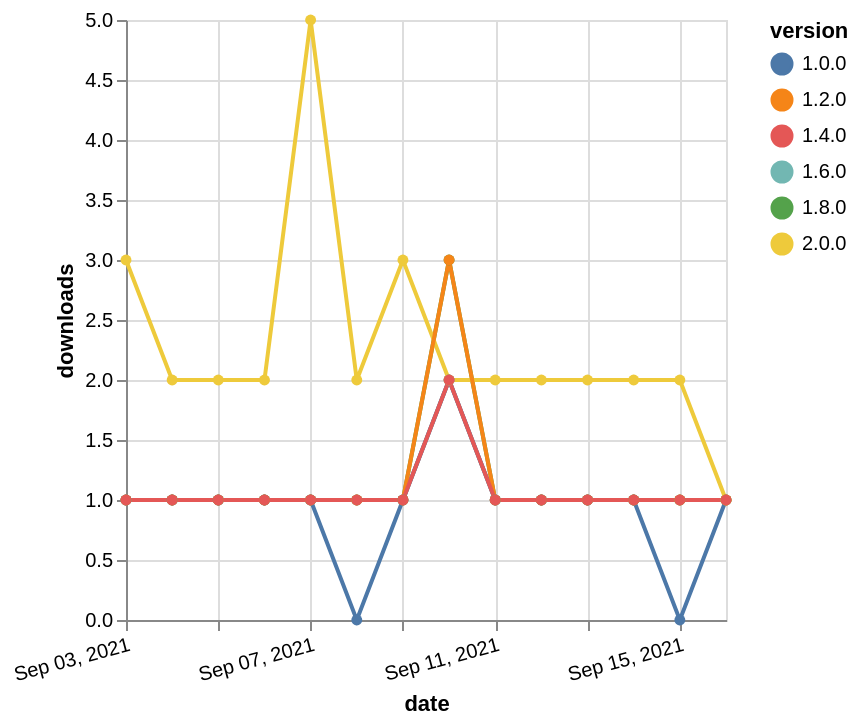

Source (Vega-Lite JSON):
### Vega-Lite specification from a JSON file in a GitHub repository (floating-point values rounded to 4 significant figures)
{"$schema": "https://vega.github.io/schema/vega-lite/v5.json", "description": "A simple bar chart with embedded data.", "data": {"values": [{"date": "2021-09-03", "total": 152, "delta": 1, "version": "1.6.0"}, {"date": "2021-09-04", "total": 153, "delta": 1, "version": "1.6.0"}, {"date": "2021-09-05", "total": 154, "delta": 1, "version": "1.6.0"}, {"date": "2021-09-06", "total": 155, "delta": 1, "version": "1.6.0"}, {"date": "2021-09-07", "total": 156, "delta": 1, "version": "1.6.0"}, {"date": "2021-09-08", "total": 157, "delta": 1, "version": "1.6.0"}, {"date": "2021-09-09", "total": 158, "delta": 1, "version": "1.6.0"}, {"date": "2021-09-10", "total": 160, "delta": 2, "version": "1.6.0"}, {"date": "2021-09-11", "total": 161, "delta": 1, "version": "1.6.0"}, {"date": "2021-09-12", "total": 162, "delta": 1, "version": "1.6.0"}, {"date": "2021-09-13", "total": 163, "delta": 1, "version": "1.6.0"}, {"date": "2021-09-14", "total": 164, "delta": 1, "version": "1.6.0"}, {"date": "2021-09-15", "total": 165, "delta": 1, "version": "1.6.0"}, {"date": "2021-09-16", "total": 166, "delta": 1, "version": "1.6.0"}, {"date": "2021-09-03", "total": 175, "delta": 1, "version": "1.8.0"}, {"date": "2021-09-04", "total": 176, "delta": 1, "version": "1.8.0"}, {"date": "2021-09-05", "total": 177, "delta": 1, "version": "1.8.0"}, {"date": "2021-09-06", "total": 178, "delta": 1, "version": "1.8.0"}, {"date": "2021-09-07", "total": 179, "delta": 1, "version": "1.8.0"}, {"date": "2021-09-08", "total": 180, "delta": 1, "version": "1.8.0"}, {"date": "2021-09-09", "total": 181, "delta": 1, "version": "1.8.0"}, {"date": "2021-09-10", "total": 184, "delta": 3, "version": "1.8.0"}, {"date": "2021-09-11", "total": 185, "delta": 1, "version": "1.8.0"}, {"date": "2021-09-12", "total": 186, "delta": 1, "version": "1.8.0"}, {"date": "2021-09-13", "total": 187, "delta": 1, "version": "1.8.0"}, {"date": "2021-09-14", "total": 188, "delta": 1, "version": "1.8.0"}, {"date": "2021-09-15", "total": 189, "delta": 1, "version": "1.8.0"}, {"date": "2021-09-16", "total": 190, "delta": 1, "version": "1.8.0"}, {"date": "2021-09-03", "total": 229, "delta": 1, "version": "1.0.0"}, {"date": "2021-09-04", "total": 230, "delta": 1, "version": "1.0.0"}, {"date": "2021-09-05", "total": 231, "delta": 1, "version": "1.0.0"}, {"date": "2021-09-06", "total": 232, "delta": 1, "version": "1.0.0"}, {"date": "2021-09-07", "total": 233, "delta": 1, "version": "1.0.0"}, {"date": "2021-09-08", "total": 233, "delta": 0, "version": "1.0.0"}, {"date": "2021-09-09", "total": 234, "delta": 1, "version": "1.0.0"}, {"date": "2021-09-10", "total": 236, "delta": 2, "version": "1.0.0"}, {"date": "2021-09-11", "total": 237, "delta": 1, "version": "1.0.0"}, {"date": "2021-09-12", "total": 238, "delta": 1, "version": "1.0.0"}, {"date": "2021-09-13", "total": 239, "delta": 1, "version": "1.0.0"}, {"date": "2021-09-14", "total": 240, "delta": 1, "version": "1.0.0"}, {"date": "2021-09-15", "total": 240, "delta": 0, "version": "1.0.0"}, {"date": "2021-09-16", "total": 241, "delta": 1, "version": "1.0.0"}, {"date": "2021-09-03", "total": 228, "delta": 3, "version": "2.0.0"}, {"date": "2021-09-04", "total": 230, "delta": 2, "version": "2.0.0"}, {"date": "2021-09-05", "total": 232, "delta": 2, "version": "2.0.0"}, {"date": "2021-09-06", "total": 234, "delta": 2, "version": "2.0.0"}, {"date": "2021-09-07", "total": 239, "delta": 5, "version": "2.0.0"}, {"date": "2021-09-08", "total": 241, "delta": 2, "version": "2.0.0"}, {"date": "2021-09-09", "total": 244, "delta": 3, "version": "2.0.0"}, {"date": "2021-09-10", "total": 246, "delta": 2, "version": "2.0.0"}, {"date": "2021-09-11", "total": 248, "delta": 2, "version": "2.0.0"}, {"date": "2021-09-12", "total": 250, "delta": 2, "version": "2.0.0"}, {"date": "2021-09-13", "total": 252, "delta": 2, "version": "2.0.0"}, {"date": "2021-09-14", "total": 254, "delta": 2, "version": "2.0.0"}, {"date": "2021-09-15", "total": 256, "delta": 2, "version": "2.0.0"}, {"date": "2021-09-16", "total": 257, "delta": 1, "version": "2.0.0"}, {"date": "2021-09-03", "total": 312, "delta": 1, "version": "1.2.0"}, {"date": "2021-09-04", "total": 313, "delta": 1, "version": "1.2.0"}, {"date": "2021-09-05", "total": 314, "delta": 1, "version": "1.2.0"}, {"date": "2021-09-06", "total": 315, "delta": 1, "version": "1.2.0"}, {"date": "2021-09-07", "total": 316, "delta": 1, "version": "1.2.0"}, {"date": "2021-09-08", "total": 317, "delta": 1, "version": "1.2.0"}, {"date": "2021-09-09", "total": 318, "delta": 1, "version": "1.2.0"}, {"date": "2021-09-10", "total": 321, "delta": 3, "version": "1.2.0"}, {"date": "2021-09-11", "total": 322, "delta": 1, "version": "1.2.0"}, {"date": "2021-09-12", "total": 323, "delta": 1, "version": "1.2.0"}, {"date": "2021-09-13", "total": 324, "delta": 1, "version": "1.2.0"}, {"date": "2021-09-14", "total": 325, "delta": 1, "version": "1.2.0"}, {"date": "2021-09-15", "total": 326, "delta": 1, "version": "1.2.0"}, {"date": "2021-09-16", "total": 327, "delta": 1, "version": "1.2.0"}, {"date": "2021-09-03", "total": 172, "delta": 1, "version": "1.4.0"}, {"date": "2021-09-04", "total": 173, "delta": 1, "version": "1.4.0"}, {"date": "2021-09-05", "total": 174, "delta": 1, "version": "1.4.0"}, {"date": "2021-09-06", "total": 175, "delta": 1, "version": "1.4.0"}, {"date": "2021-09-07", "total": 176, "delta": 1, "version": "1.4.0"}, {"date": "2021-09-08", "total": 177, "delta": 1, "version": "1.4.0"}, {"date": "2021-09-09", "total": 178, "delta": 1, "version": "1.4.0"}, {"date": "2021-09-10", "total": 180, "delta": 2, "version": "1.4.0"}, {"date": "2021-09-11", "total": 181, "delta": 1, "version": "1.4.0"}, {"date": "2021-09-12", "total": 182, "delta": 1, "version": "1.4.0"}, {"date": "2021-09-13", "total": 183, "delta": 1, "version": "1.4.0"}, {"date": "2021-09-14", "total": 184, "delta": 1, "version": "1.4.0"}, {"date": "2021-09-15", "total": 185, "delta": 1, "version": "1.4.0"}, {"date": "2021-09-16", "total": 186, "delta": 1, "version": "1.4.0"}]}, "width": "container", "mark": {"type": "line", "point": {"filled": true}}, "encoding": {"x": {"field": "date", "type": "temporal", "timeUnit": "yearmonthdate", "title": "date", "axis": {"labelAngle": -15}}, "y": {"field": "delta", "type": "quantitative", "title": "downloads"}, "color": {"field": "version", "type": "nominal"}, "tooltip": {"field": "delta"}}}
